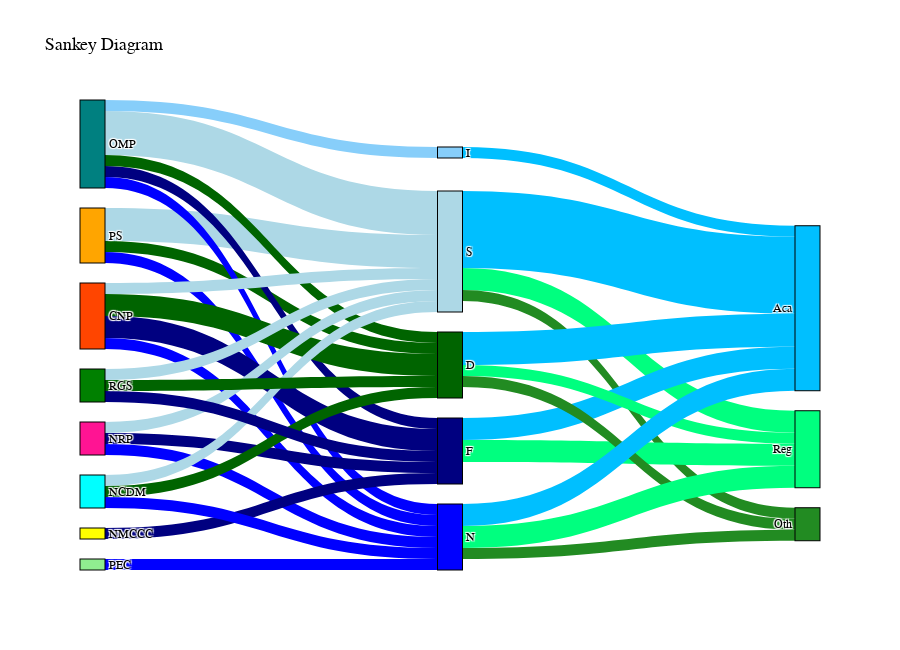

The notebook cell saved with this chart:
### Markdown cell above
# Sankey Plot

### Code cell
import pandas as pd
import plotly.graph_objects as go

df = pd.read_csv("sankey_assignment.csv")

sources = ['PS', 'OMP', 'CNP', 'NRP', 'NMCCC', 'PEC', 'NCDM', 'RGS']
middles = ['S', 'F', 'D', 'N', 'I']
targets = ['Reg', 'Aca', 'Oth']

nodes = {name: i for i, name in enumerate(sources + middles + targets)}

links = []

for src in sources:
    for mid in middles:
        value = df[df["LABEL"] == mid][src].values[0]
        if value > 0:
            links.append((src, mid, value))

for mid in middles:
    for tgt in targets:
        value = df[df["LABEL"] == mid][tgt].values[0]
        if value > 0:
            links.append((mid, tgt, value))

source_indices = [nodes[src] for src, tgt, val in links]
target_indices = [nodes[tgt] for src, tgt, val in links]
values = [val for src, tgt, val in links]

custom_colors = {
    'OMP': 'rgb(0, 128, 128)',  # Teal
    'PS': 'rgb(255, 165, 0)',   # Orange
    'CNP': 'rgb(255, 69, 0)',   # Red-Orange
    'NRP': 'rgb(255, 20, 147)', # Deep Pink
    'NMCCC': 'rgb(255, 255, 0)',# Yellow
    'PEC': 'rgb(144, 238, 144)',# Light Green
    'NCDM': 'rgb(0, 255, 255)', # Cyan
    'RGS': 'rgb(0, 128, 0)',    # Green
    'S': 'rgb(173, 216, 230)',  # Light Blue
    'F': 'rgb(0, 0, 128)',      # Navy
    'D': 'rgb(0, 100, 0)',      # Dark Green
    'N': 'rgb(0, 0, 255)',      # Blue
    'I': 'rgb(135, 206, 250)',  # Sky Blue
    'Reg': 'rgb(0, 255, 127)',  # Spring Green
    'Aca': 'rgb(0, 191, 255)',  # Deep Sky Blue
    'Oth': 'rgb(34, 139, 34)'   # Forest Green
}


fig = go.Figure(go.Sankey(
    node=dict(
        pad=20,
        thickness=25,
        line=dict(color="black", width=1),
        label=list(nodes.keys()),
        color=[custom_colors[name] for name in nodes.keys()]
    ),
    link=dict(
        source=source_indices,
        target=target_indices,
        value=values,
        color=[custom_colors[tgt] for src, tgt, val in links] 
    )
))

fig.update_layout(
    title_text="Sankey Diagram",
    font=dict(family="Verdana", size=12, color="black"),
    title_font=dict(size=18, family="Verdana", color="black"),
    height=650,
    paper_bgcolor="white",
)

fig.show()

### Figure 1 — Plotly figure (JSON) as saved in the notebook; plotly's stock layout.template omitted (floating-point values rounded to 4 significant figures)
{"data": [{"link": {"color": ["rgb(173, 216, 230)", "rgb(0, 100, 0)", "rgb(0, 0, 255)", "rgb(173, 216, 230)", "rgb(0, 0, 128)", "rgb(0, 100, 0)", "rgb(0, 0, 255)", "rgb(135, 206, 250)", "rgb(173, 216, 230)", "rgb(0, 0, 128)", "rgb(0, 100, 0)", "rgb(0, 0, 255)", "rgb(173, 216, 230)", "rgb(0, 0, 128)", "rgb(0, 0, 255)", "rgb(0, 0, 128)", "rgb(0, 0, 255)", "rgb(173, 216, 230)", "rgb(0, 100, 0)", "rgb(0, 0, 255)", "rgb(173, 216, 230)", "rgb(0, 0, 128)", "rgb(0, 100, 0)", "rgb(0, 255, 127)", "rgb(0, 191, 255)", "rgb(34, 139, 34)", "rgb(0, 255, 127)", "rgb(0, 191, 255)", "rgb(0, 255, 127)", "rgb(0, 191, 255)", "rgb(34, 139, 34)", "rgb(0, 255, 127)", "rgb(0, 191, 255)", "rgb(34, 139, 34)", "rgb(0, 191, 255)"], "source": [0, 0, 0, 1, 1, 1, 1, 1, 2, 2, 2, 2, 3, 3, 3, 4, 5, 6, 6, 6, 7, 7, 7, 8, 8, 8, 9, 9, 10, 10, 10, 11, 11, 11, 12], "target": [8, 10, 11, 8, 9, 10, 11, 12, 8, 9, 10, 11, 8, 9, 11, 9, 11, 8, 10, 11, 8, 9, 10, 13, 14, 15, 13, 14, 13, 14, 15, 13, 14, 15, 14], "value": [3, 1, 1, 4, 1, 1, 1, 1, 1, 2, 2, 1, 1, 1, 1, 1, 1, 1, 1, 1, 1, 1, 1, 2, 7, 1, 2, 2, 1, 3, 1, 2, 2, 1, 1]}, "node": {"color": ["rgb(255, 165, 0)", "rgb(0, 128, 128)", "rgb(255, 69, 0)", "rgb(255, 20, 147)", "rgb(255, 255, 0)", "rgb(144, 238, 144)", "rgb(0, 255, 255)", "rgb(0, 128, 0)", "rgb(173, 216, 230)", "rgb(0, 0, 128)", "rgb(0, 100, 0)", "rgb(0, 0, 255)", "rgb(135, 206, 250)", "rgb(0, 255, 127)", "rgb(0, 191, 255)", "rgb(34, 139, 34)"], "label": ["PS", "OMP", "CNP", "NRP", "NMCCC", "PEC", "NCDM", "RGS", "S", "F", "D", "N", "I", "Reg", "Aca", "Oth"], "line": {"color": "black", "width": 1}, "pad": 20, "thickness": 25}, "type": "sankey"}], "layout": {"font": {"color": "black", "family": "Verdana", "size": 12}, "height": 650, "paper_bgcolor": "white", "title": {"font": {"color": "black", "family": "Verdana", "size": 18}, "text": "Sankey Diagram"}}}
